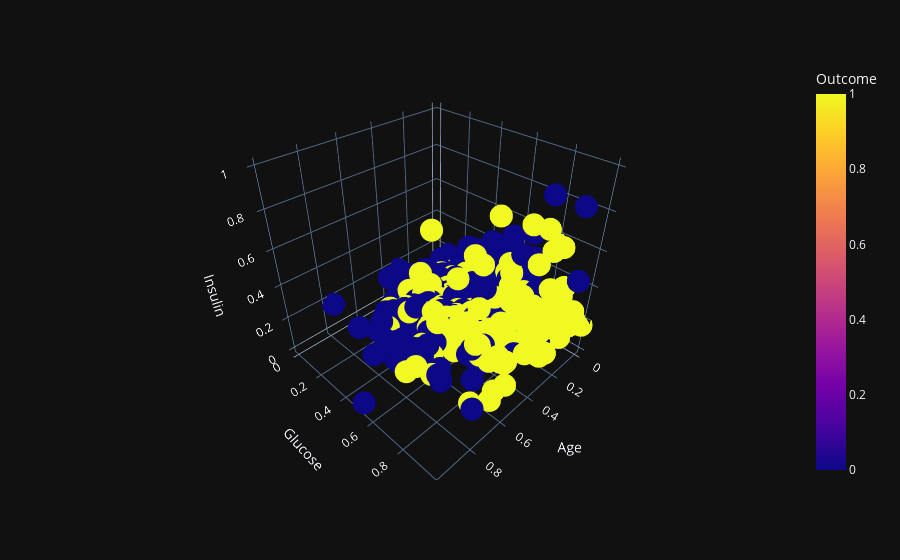

Here is the notebook cell this chart was saved with:
### Markdown cell above
3D scatterplot showing correlation between insulin and glucose across ages and it impacts the target variable

### Code cell
ax = px.scatter_3d(df_diabetes, x="Age", y="Glucose", z="Insulin", template="plotly_dark", color="Outcome")
ax.show()

### Figure 1 — Plotly figure (JSON) as saved in the notebook; plotly's stock layout.template omitted (floating-point values rounded to 4 significant figures; data arrays with more than 128 entries replaced by an {"elided": "..."} marker saying what was removed)
{"data": [{"hovertemplate": "Age=%{x}<br>Glucose=%{y}<br>Insulin=%{z}<br>Outcome=%{marker.color}<extra></extra>", "legendgroup": "", "marker": {"color": {"elided": "768 int values"}, "coloraxis": "coloraxis", "symbol": "circle"}, "mode": "markers", "name": "", "scene": "scene", "showlegend": false, "x": {"elided": "768 float values"}, "y": {"elided": "768 float values"}, "z": {"elided": "768 float values"}, "type": "scatter3d"}], "layout": {"scene": {"domain": {"x": [0.0, 1.0], "y": [0.0, 1.0]}, "xaxis": {"title": {"text": "Age"}}, "yaxis": {"title": {"text": "Glucose"}}, "zaxis": {"title": {"text": "Insulin"}}}, "coloraxis": {"colorbar": {"title": {"text": "Outcome"}}, "colorscale": [[0.0, "#0d0887"], [0.1111, "#46039f"], [0.2222, "#7201a8"], [0.3333, "#9c179e"], [0.4444, "#bd3786"], [0.5556, "#d8576b"], [0.6667, "#ed7953"], [0.7778, "#fb9f3a"], [0.8889, "#fdca26"], [1.0, "#f0f921"]]}, "legend": {"tracegroupgap": 0}, "margin": {"t": 60}}}
